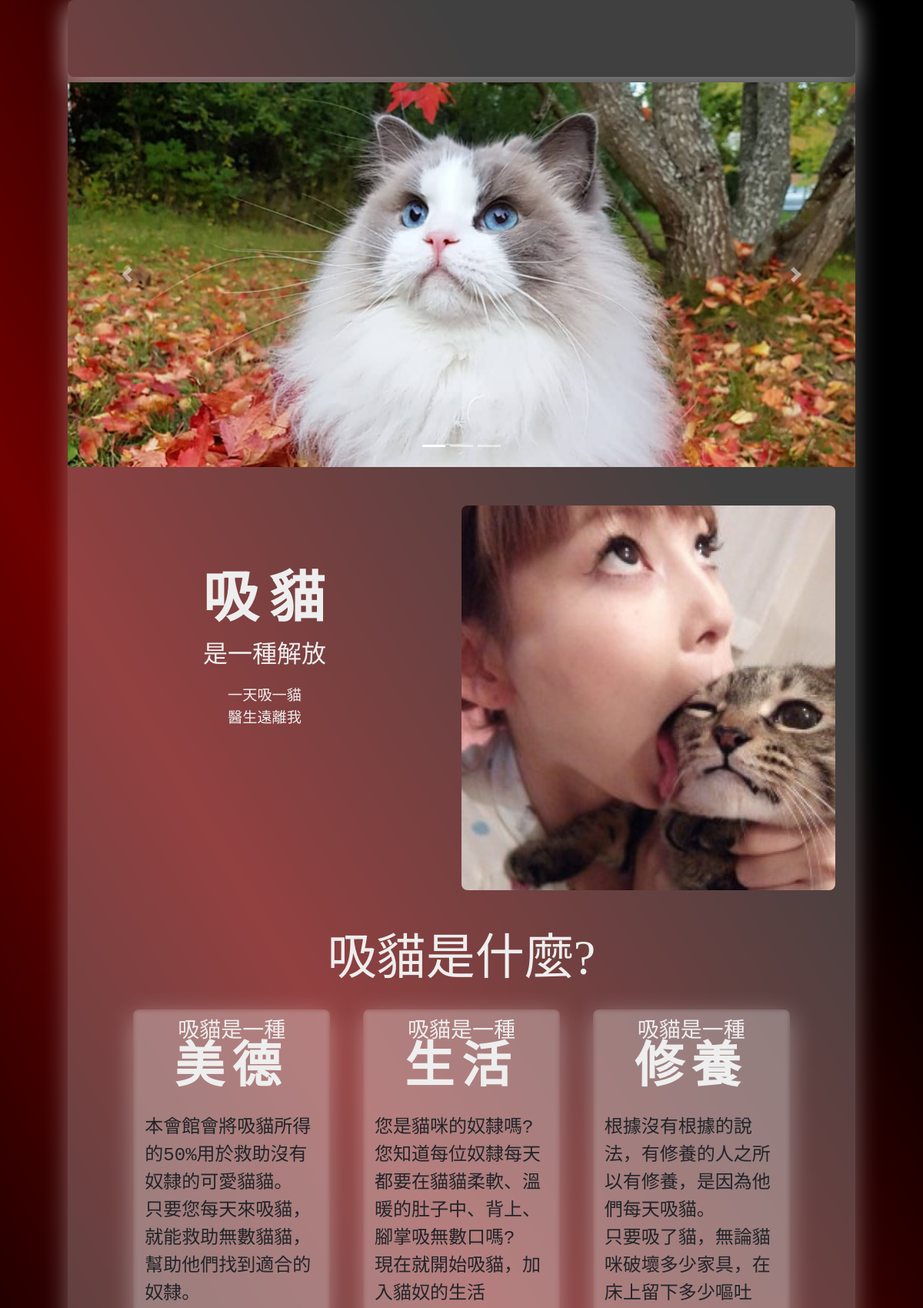
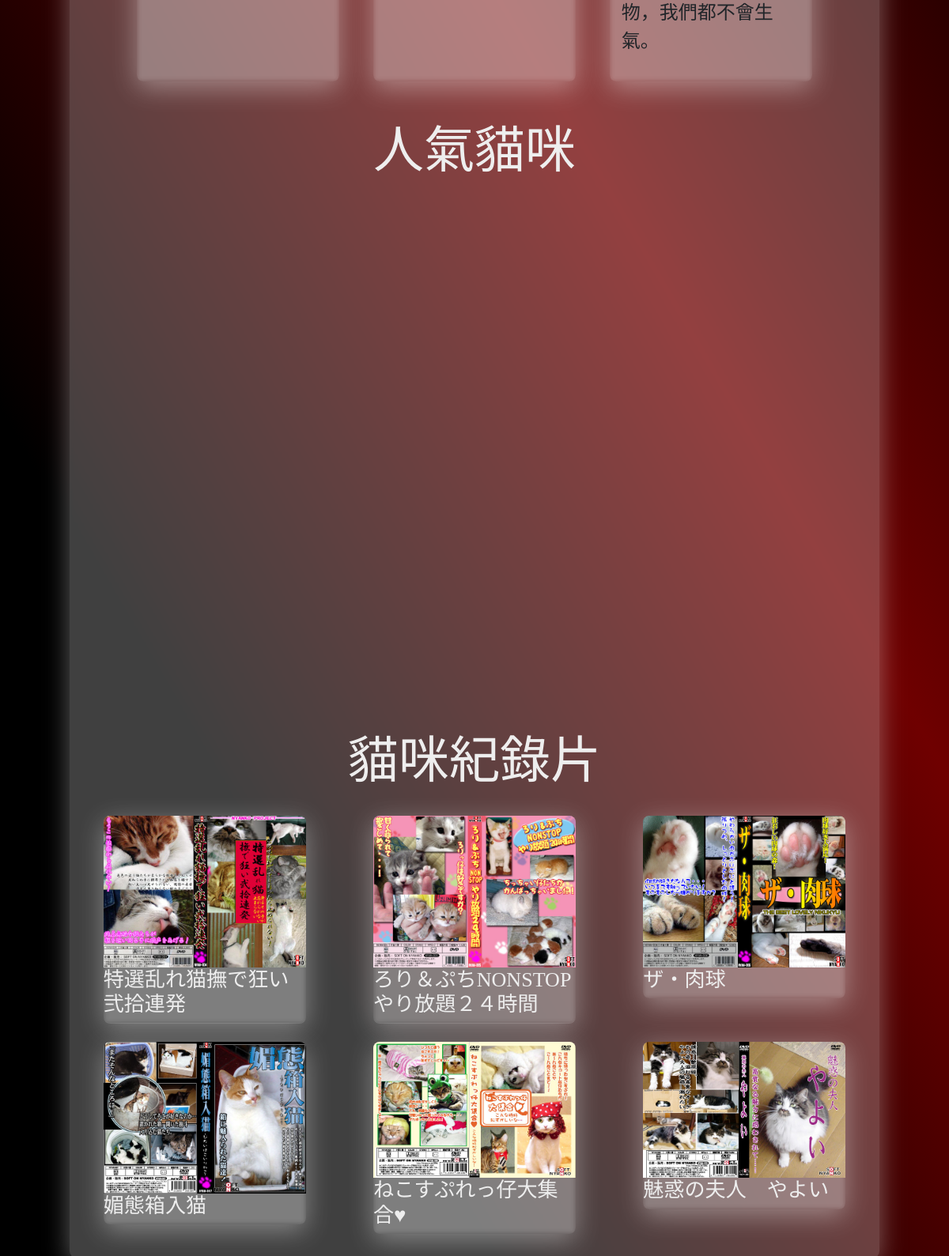
The page / on the database its author committed (2 pictures, top to bottom).
### tables this page shows
CREATE TABLE `products` (
  `productID` int(11) NOT NULL AUTO_INCREMENT,
  `pNum` varchar(100) DEFAULT NULL,
  `pName` varchar(100) DEFAULT NULL,
  `pDesc` varchar(100) DEFAULT NULL,
  `actor` varchar(100) DEFAULT NULL,
  `sup` varchar(100) DEFAULT NULL,
  `price` varchar(100) DEFAULT NULL,
  `imgPath` varchar(255) DEFAULT NULL,
  `imgSamplePath` varchar(255) DEFAULT NULL,
  PRIMARY KEY (`productID`)
);

### index.php (the view, shortened to what this page needs)
<?php
$link = mysqli_connect('localhost', 'root', '', 'suckcathouse', 3306);
$sql = <<< sql
SELECT * FROM `products`
sql;
$result = mysqli_query($link, $sql);
?>
<!DOCTYPE html>
<html lang="en">
<head>
  <link rel="stylesheet" href="./frames/bootstrap/css/bootstrap.min.css">
  <link rel="stylesheet" href="./SAcss/global_css.css">
  <link rel="stylesheet" href="./SAcss/index_css.css">
</head>
<body class="bg_brb_lg">
  <main class="bg_gm_w_03">
    <nav>
      <iframe id="navBar" src="navbar.html" frameborder="0"></iframe>
    </nav>
    <header id="hero" class="">
      <div id="demo" class="carousel slide" data-ride="carousel">
        <ul class="carousel-indicators">
          <li data-target="#demo" data-slide-to="0" class="active"></li>
          <li data-target="#demo" data-slide-to="1"></li>
          <li data-target="#demo" data-slide-to="2"></li>
        </ul>
        <div class="carousel-inner">
          <div class="heroImage carousel-item active">
            <img id="hero1" src="./img/theCats/Aurora/Aurora_005.jpg">
          </div>
        </div>
        <a class="carousel-control-prev" href="#demo" data-slide="prev">
          <span class="carousel-control-prev-icon"></span>
        </a>
        <a class="carousel-control-next" href="#demo" data-slide="next">
          <span class="carousel-control-next-icon"></span>
        </a>
      </div>
    </header>
    <section id="section1" class="grid_12">
      <div class="">
        <div>
          <h1>吸貓</h1>
          <h2>是一種解放</h2>
        </div>
        <p>
          一天吸一貓 <br>
          醫生遠離我
        </p>
      </div>
      <div class="">
        <img src="./img/img_index/0001.jpg" alt="">
      </div>
    </section>
    <section id="section2" class="grid_12">
      <h1>吸貓是什麼?</h1>
      <div>
        <div class="bg_gm_w_01">
          <h3>
            吸貓是一種
          </h3>
          <h1>美德</h1>
          <pre>
本會館會將吸貓所得的50%用於救助沒有奴隸的可愛貓貓。
只要您每天來吸貓，就能救助無數貓貓，幫助他們找到適合的奴隸。</pre>
        </div>
        <div class="bg_gm_w_01">
          <h3>
            吸貓是一種
          </h3>
          <h1>生活</h1>
          <pre>
您是貓咪的奴隸嗎?
您知道每位奴隸每天都要在貓貓柔軟、溫暖的肚子中、背上、腳掌吸無數口嗎?
現在就開始吸貓，加入貓奴的生活</pre>
        </div>
        <div class="bg_gm_w_01">
          <h3>
            吸貓是一種
          </h3>
          <h1>修養</h1>
          <pre>
根據沒有根據的說法，有修養的人之所以有修養，是因為他們每天吸貓。
只要吸了貓，無論貓咪破壞多少家具，在床上留下多少嘔吐物，我們都不會生氣。</pre>
        </div>
      </div>
    </section>
    <article id="imgGrid_ctn">
      <h1>人氣貓咪</h1>
      <iframe id="imgGrid" src="./imgGrid.html" frameborder="0"></iframe>
    </article>
    <article id="product_cards">
      <h1>貓咪紀錄片</h1>
      <div id="cards_ctn">
        <?php while ($row = mysqli_fetch_assoc($result)) : ?>
          <a href="./productInfo.php?id=<?=$row['productID'] ?>">
            <div class="cards bg_gm_w_01">
              <img src="<?= $row['imgPath'] ?>" alt="">
              <h4><?= $row['pName'] ?></h4>
            </div>
          </a>
        <?php endwhile ?>
      </div>
    </article>
  </main>
</body>
</html>

### SAcss/global_css.css (style rules this page uses)
:root { --xlWidth: 1024px; --textColor: #eee; }
.bg_brb_lg { background: linear-gradient(60deg, rgba(0, 0, 0, 1) 0%, rgba(0, 0, 0, 1) 20%, #6f0000 50%, rgba(0, 0, 0, 1) 80%, rgba(0, 0, 0, 1) 100%); background-attachment: fixed; }
.bg_gm_w_03 { background: rgba( 255, 255, 255, 0.25); box-shadow: 0 8px 32px 0 rgba(255, 255, 255, 0.37); backdrop-filter: blur( 3.0px); border-radius: 8px; border: none; }
.bg_gm_w_01 { background: rgba( 255, 255, 255, 0.1); box-shadow: 0 8px 32px 0 rgba(255, 255, 255, 0.37); backdrop-filter: blur( 3.0px); border-radius: 8px; border: none; }
* { font-family: 'NotoRegular'; }
h1, h2, h3, h4, h5, h6, p, span, div, li { color: var(--textColor); }
h1 { font-size: 4rem; }
pre { font-size: 1.5rem; }
.grid_12 { display: grid; grid-template-columns: repeat(12, 1fr); }
main { width: var(--xlWidth); margin: auto; padding-bottom: 30px; }
#navBar { width: 100%; height: 100px; box-shadow: 0 8px 32px 0 rgba(255, 255, 255, 0.37); border-radius: 8px; }

### SAcss/index_css.css (style rules this page uses)
#hero { width: 100%; height: 500px; }
.heroImage { text-align: center; }
.heroImage img { width: 100%; height: 600px; object-fit: cover; }
.carousel-inner { width: 100%; height: 500px; }
#section1 { width: 100%; grid-template-rows: 600px; }
#section1 div:first-child { grid-column: 1/span 6; }
#section1 div div { text-align: center; margin-top: 25%; }
#section1 div div h1 { font-weight: bold; font-size: 4.5rem; margin-bottom: 10px; letter-spacing: 15px; padding-left: 13px; }
#section1 div p { text-align: center; font-size: 1.2rem; margin-top: 20px; }
#section1 div:last-child { height: 500px; grid-column: 7/span 6; align-self: center; }
#section1 div img { object-fit: cover; width: 95%; height: 100%; border-radius: 8px; }
#section2 h1 { grid-column: 1/13; text-align: center; font-size: 4rem; }
#section2>div { grid-column: 2/12; display: grid; grid-template-columns: 30% 30% 30%; justify-content: space-between; margin-top: 20px; }
#section2>div div { text-align: center; }
#section2>div div h3 { margin-top: 10px; }
#section2>div div h1 { font-weight: bold; letter-spacing: 10px; margin-top: -15px; }
#section2>div div pre { text-align: start; font-size: 1.5rem; padding: 15px; white-space: pre-wrap; }
#imgGrid_ctn { margin-top: 50px; }
#imgGrid_ctn h1 { margin-top: 50px; text-align: center; font-size: 4rem; }
#imgGrid { width: 100%; height: 600px; margin-top: 30px; }
#product_cards { margin-top: 50px; }
#product_cards>h1 { font-size: 4rem; font-weight: initial; text-align: center; }
#cards_ctn { margin-top: 30px; display: grid; grid-template-columns: repeat(3, calc(var(--xlWidth) / 4)); grid-template-rows: calc((var(--xlWidth) / 4)); justify-content: space-around; row-gap: 30px; }
#cards_ctn a { text-decoration: none; }
.cards { overflow: hidden; }
#cards_ctn .cards img { display: block; width: calc(var(--xlWidth) / 4); }
#cards_ctn .cards h4 { font-size: 1.63rem; }

### rows shown on the page
products: imgPath (picture), pName "特選乱れ猫撫で狂い弐拾連発"
products: imgPath (picture), pName "ろり＆ぷちNONSTOPやり放題２４時間"
products: imgPath (picture), pName "ザ・肉球"
products: imgPath (picture), pName "媚態箱入猫"
products: imgPath (picture), pName "ねこすぷれっ仔大集合♥"
products: imgPath (picture), pName "魅惑の夫人 やよい"
